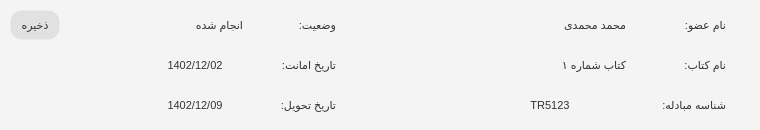
  <widget class="QFrame" name="frame_info">
   <property name="geometry">
    <rect>
     <x>20</x>
     <y>380</y>
     <width>760</width>
     <height>130</height>
    </rect>
   </property>
   <property name="styleSheet">
    <string notr="true">border-width:1px;
border-style:solid;
border-radius: 10px;
border-color: rgb(244, 244, 244);
background-color: rgb(244, 244, 244);
color: rgb(50, 50, 50);</string>
   </property>
   <property name="frameShape">
    <enum>QFrame::NoFrame</enum>
   </property>
   <property name="frameShadow">
    <enum>QFrame::Raised</enum>
   </property>
   <widget class="QPushButton" name="btn_transaction_moreinfo">
    <property name="geometry">
     <rect>
      <x>10</x>
      <y>55</y>
      <width>16</width>
      <height>20</height>
     </rect>
    </property>
    <property name="cursor">
     <cursorShape>PointingHandCursor</cursorShape>
    </property>
    <property name="focusPolicy">
     <enum>Qt::NoFocus</enum>
    </property>
    <property name="styleSheet">
     <string notr="true">border: 0px;</string>
    </property>
    <property name="text">
     <string/>
    </property>
    <property name="icon">
     <iconset>
      <normaloff>:/Other/Assets/Other/Next.png</normaloff>:/Other/Assets/Other/Next.png</iconset>
    </property>
   </widget>
   <widget class="QLabel" name="label_2">
    <property name="geometry">
     <rect>
      <x>630</x>
      <y>10</y>
      <width>100</width>
      <height>30</height>
     </rect>
    </property>
    <property name="font">
     <font>
      <pointsize>8</pointsize>
     </font>
    </property>
    <property name="text">
     <string>نام عضو:</string>
    </property>
   </widget>
   <widget class="QLabel" name="label_3">
    <property name="geometry">
     <rect>
      <x>630</x>
      <y>50</y>
      <width>100</width>
      <height>30</height>
     </rect>
    </property>
    <property name="font">
     <font>
      <pointsize>8</pointsize>
     </font>
    </property>
    <property name="text">
     <string>نام کتاب:</string>
    </property>
   </widget>
   <widget class="QLabel" name="label_4">
    <property name="geometry">
     <rect>
      <x>630</x>
      <y>90</y>
      <width>100</width>
      <height>30</height>
     </rect>
    </property>
    <property name="font">
     <font>
      <pointsize>8</pointsize>
     </font>
    </property>
    <property name="text">
     <string>شناسه مبادله:</string>
    </property>
   </widget>
   <widget class="QLabel" name="label_5">
    <property name="geometry">
     <rect>
      <x>250</x>
      <y>10</y>
      <width>90</width>
      <height>30</height>
     </rect>
    </property>
    <property name="font">
     <font>
      <pointsize>8</pointsize>
     </font>
    </property>
    <property name="text">
     <string>وضعیت:</string>
    </property>
   </widget>
   <widget class="QLabel" name="label_6">
    <property name="geometry">
     <rect>
      <x>250</x>
      <y>90</y>
      <width>90</width>
      <height>30</height>
     </rect>
    </property>
    <property name="font">
     <font>
      <pointsize>8</pointsize>
     </font>
    </property>
    <property name="text">
     <string>تاریخ تحویل:</string>
    </property>
   </widget>
   <widget class="QLabel" name="lbl_transaction_state">
    <property name="geometry">
     <rect>
      <x>120</x>
      <y>10</y>
      <width>130</width>
      <height>30</height>
     </rect>
    </property>
    <property name="font">
     <font>
      <pointsize>8</pointsize>
     </font>
    </property>
    <property name="layoutDirection">
     <enum>Qt::LeftToRight</enum>
    </property>
    <property name="text">
     <string> انجام شده</string>
    </property>
    <property name="alignment">
     <set>Qt::AlignLeading|Qt::AlignLeft|Qt::AlignVCenter</set>
    </property>
   </widget>
   <widget class="QLabel" name="label_7">
    <property name="geometry">
     <rect>
      <x>250</x>
      <y>50</y>
      <width>90</width>
      <height>30</height>
     </rect>
    </property>
    <property name="font">
     <font>
      <pointsize>8</pointsize>
     </font>
    </property>
    <property name="text">
     <string>تاریخ امانت:</string>
    </property>
   </widget>
   <widget class="QPushButton" name="btn_transaction_save">
    <property name="geometry">
     <rect>
      <x>10</x>
      <y>10</y>
      <width>50</width>
      <height>30</height>
     </rect>
    </property>
    <property name="font">
     <font>
      <pointsize>8</pointsize>
     </font>
    </property>
    <property name="cursor">
     <cursorShape>PointingHandCursor</cursorShape>
    </property>
    <property name="focusPolicy">
     <enum>Qt::NoFocus</enum>
    </property>
    <property name="styleSheet">
     <string notr="true">/*
border-width:1px;
border-style:solid;
border-radius: 12px;
border-color: rgba(244, 244, 244, 0);
background-color: rgb(225, 225, 225);
color: rgb(50, 50, 50);
*/

QPushButton {
	border-width:1px;
	border-style:solid;
	border-radius: 12px;
	border-color: rgba(244, 244, 244, 0);
	background-color: rgb(225, 225, 225);
	color: rgb(50, 50, 50);
}

QPushButton:pressed {
	background-color: rgba(200, 200, 200, 200);
}</string>
    </property>
    <property name="text">
     <string>ذخیره</string>
    </property>
   </widget>
   <widget class="QLabel" name="lbl_transaction_lend_date">
    <property name="geometry">
     <rect>
      <x>140</x>
      <y>50</y>
      <width>110</width>
      <height>30</height>
     </rect>
    </property>
    <property name="font">
     <font>
      <pointsize>8</pointsize>
     </font>
    </property>
    <property name="layoutDirection">
     <enum>Qt::LeftToRight</enum>
    </property>
    <property name="text">
     <string>1402/12/02</string>
    </property>
    <property name="alignment">
     <set>Qt::AlignCenter</set>
    </property>
   </widget>
   <widget class="QLabel" name="lbl_transaction_retrieve_date">
    <property name="geometry">
     <rect>
      <x>140</x>
      <y>90</y>
      <width>110</width>
      <height>30</height>
     </rect>
    </property>
    <property name="font">
     <font>
      <pointsize>8</pointsize>
     </font>
    </property>
    <property name="layoutDirection">
     <enum>Qt::LeftToRight</enum>
    </property>
    <property name="text">
     <string>1402/12/09</string>
    </property>
    <property name="alignment">
     <set>Qt::AlignCenter</set>
    </property>
   </widget>
   <widget class="QLabel" name="lbl_transaction_code">
    <property name="geometry">
     <rect>
      <x>470</x>
      <y>90</y>
      <width>160</width>
      <height>30</height>
     </rect>
    </property>
    <property name="font">
     <font>
      <pointsize>8</pointsize>
     </font>
    </property>
    <property name="layoutDirection">
     <enum>Qt::LeftToRight</enum>
    </property>
    <property name="text">
     <string>TR5123</string>
    </property>
    <property name="alignment">
     <set>Qt::AlignCenter</set>
    </property>
   </widget>
   <widget class="QLabel" name="lbl_transaction_book_name">
    <property name="geometry">
     <rect>
      <x>360</x>
      <y>50</y>
      <width>270</width>
      <height>30</height>
     </rect>
    </property>
    <property name="font">
     <font>
      <pointsize>8</pointsize>
     </font>
    </property>
    <property name="layoutDirection">
     <enum>Qt::LeftToRight</enum>
    </property>
    <property name="text">
     <string>کتاب شماره ۱</string>
    </property>
    <property name="alignment">
     <set>Qt::AlignLeading|Qt::AlignLeft|Qt::AlignVCenter</set>
    </property>
   </widget>
   <widget class="QLabel" name="lbl_transaction_user_name">
    <property name="geometry">
     <rect>
      <x>360</x>
      <y>10</y>
      <width>270</width>
      <height>30</height>
     </rect>
    </property>
    <property name="font">
     <font>
      <pointsize>8</pointsize>
     </font>
    </property>
    <property name="layoutDirection">
     <enum>Qt::LeftToRight</enum>
    </property>
    <property name="text">
     <string>محمد محمدی</string>
    </property>
    <property name="alignment">
     <set>Qt::AlignLeading|Qt::AlignLeft|Qt::AlignVCenter</set>
    </property>
   </widget>
  </widget>
